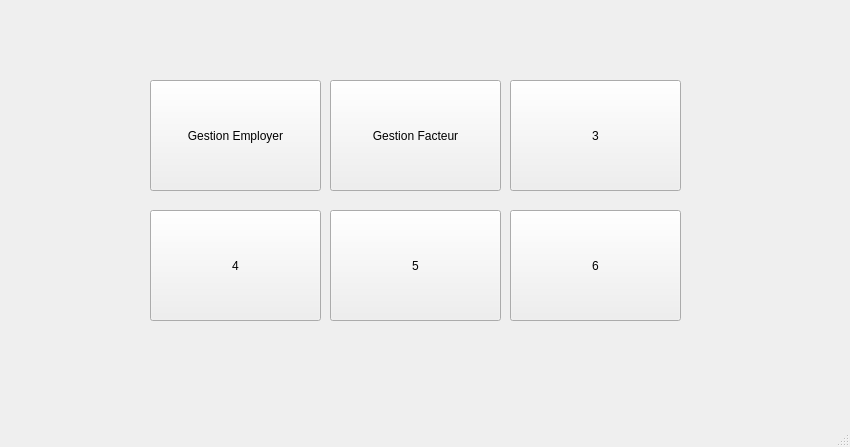
<?xml version="1.0" encoding="UTF-8"?>
<ui version="4.0">
 <class>menu</class>
 <widget class="QMainWindow" name="menu">
  <property name="geometry">
   <rect>
    <x>0</x>
    <y>0</y>
    <width>850</width>
    <height>447</height>
   </rect>
  </property>
  <property name="windowTitle">
   <string>MainWindow</string>
  </property>
  <widget class="QWidget" name="centralwidget">
   <widget class="QPushButton" name="btnemp">
    <property name="geometry">
     <rect>
      <x>150</x>
      <y>80</y>
      <width>171</width>
      <height>111</height>
     </rect>
    </property>
    <property name="text">
     <string>Gestion Employer</string>
    </property>
   </widget>
   <widget class="QPushButton" name="btnfact">
    <property name="geometry">
     <rect>
      <x>330</x>
      <y>80</y>
      <width>171</width>
      <height>111</height>
     </rect>
    </property>
    <property name="text">
     <string>Gestion Facteur</string>
    </property>
   </widget>
   <widget class="QPushButton" name="pushButton_3">
    <property name="geometry">
     <rect>
      <x>510</x>
      <y>80</y>
      <width>171</width>
      <height>111</height>
     </rect>
    </property>
    <property name="text">
     <string>3</string>
    </property>
   </widget>
   <widget class="QPushButton" name="pushButton_4">
    <property name="geometry">
     <rect>
      <x>150</x>
      <y>210</y>
      <width>171</width>
      <height>111</height>
     </rect>
    </property>
    <property name="text">
     <string>4</string>
    </property>
   </widget>
   <widget class="QPushButton" name="pushButton_5">
    <property name="geometry">
     <rect>
      <x>330</x>
      <y>210</y>
      <width>171</width>
      <height>111</height>
     </rect>
    </property>
    <property name="text">
     <string>5</string>
    </property>
   </widget>
   <widget class="QPushButton" name="pushButton_6">
    <property name="geometry">
     <rect>
      <x>510</x>
      <y>210</y>
      <width>171</width>
      <height>111</height>
     </rect>
    </property>
    <property name="text">
     <string>6</string>
    </property>
   </widget>
  </widget>
  <widget class="QMenuBar" name="menubar">
   <property name="geometry">
    <rect>
     <x>0</x>
     <y>0</y>
     <width>850</width>
     <height>26</height>
    </rect>
   </property>
  </widget>
  <widget class="QStatusBar" name="statusbar"/>
 </widget>
 <resources/>
 <connections/>
</ui>
